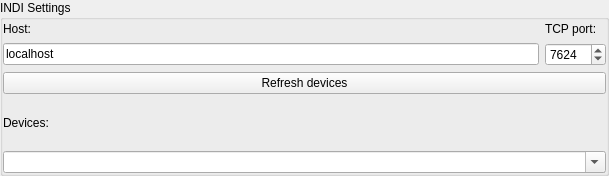
<?xml version="1.0" encoding="UTF-8"?>
<ui version="4.0">
 <class>TelescopeClientINDIWidget</class>
 <widget class="QWidget" name="TelescopeClientINDIWidget">
  <property name="geometry">
   <rect>
    <x>0</x>
    <y>0</y>
    <width>609</width>
    <height>176</height>
   </rect>
  </property>
  <property name="windowTitle">
   <string notr="true">Form</string>
  </property>
  <layout class="QVBoxLayout" name="verticalLayout">
   <property name="spacing">
    <number>0</number>
   </property>
   <property name="leftMargin">
    <number>0</number>
   </property>
   <property name="topMargin">
    <number>0</number>
   </property>
   <property name="rightMargin">
    <number>0</number>
   </property>
   <property name="bottomMargin">
    <number>0</number>
   </property>
   <item>
    <widget class="QGroupBox" name="groupBox">
     <property name="title">
      <string>INDI Settings</string>
     </property>
     <layout class="QVBoxLayout" name="verticalLayout_2">
      <property name="spacing">
       <number>6</number>
      </property>
      <property name="leftMargin">
       <number>0</number>
      </property>
      <property name="topMargin">
       <number>0</number>
      </property>
      <property name="rightMargin">
       <number>0</number>
      </property>
      <property name="bottomMargin">
       <number>0</number>
      </property>
      <item>
       <layout class="QGridLayout" name="serverSettings">
        <property name="spacing">
         <number>6</number>
        </property>
        <item row="0" column="1">
         <widget class="QLabel" name="labelTCPPort">
          <property name="enabled">
           <bool>true</bool>
          </property>
          <property name="text">
           <string>TCP port:</string>
          </property>
         </widget>
        </item>
        <item row="1" column="1">
         <widget class="QSpinBox" name="spinBoxTCPPort">
          <property name="sizePolicy">
           <sizepolicy hsizetype="Preferred" vsizetype="Fixed">
            <horstretch>0</horstretch>
            <verstretch>0</verstretch>
           </sizepolicy>
          </property>
          <property name="minimum">
           <number>1024</number>
          </property>
          <property name="maximum">
           <number>65535</number>
          </property>
          <property name="value">
           <number>7624</number>
          </property>
         </widget>
        </item>
        <item row="1" column="0">
         <widget class="QLineEdit" name="lineEditHostName">
          <property name="enabled">
           <bool>true</bool>
          </property>
          <property name="toolTip">
           <string>Host name or IPv4 address of the machine that hosts the telescope server</string>
          </property>
          <property name="text">
           <string notr="true">localhost</string>
          </property>
          <property name="maxLength">
           <number>255</number>
          </property>
         </widget>
        </item>
        <item row="0" column="0">
         <widget class="QLabel" name="labelHost">
          <property name="enabled">
           <bool>true</bool>
          </property>
          <property name="text">
           <string>Host:</string>
          </property>
         </widget>
        </item>
       </layout>
      </item>
      <item>
       <widget class="QPushButton" name="connectButton">
        <property name="text">
         <string>Refresh devices</string>
        </property>
        <property name="checkable">
         <bool>true</bool>
        </property>
        <property name="checked">
         <bool>false</bool>
        </property>
       </widget>
      </item>
      <item>
       <widget class="QLabel" name="label">
        <property name="text">
         <string>Devices:</string>
        </property>
       </widget>
      </item>
      <item>
       <widget class="QComboBox" name="devicesComboBox">
        <property name="editable">
         <bool>true</bool>
        </property>
        <property name="insertPolicy">
         <enum>QComboBox::NoInsert</enum>
        </property>
       </widget>
      </item>
     </layout>
    </widget>
   </item>
  </layout>
 </widget>
 <resources/>
 <connections/>
</ui>
